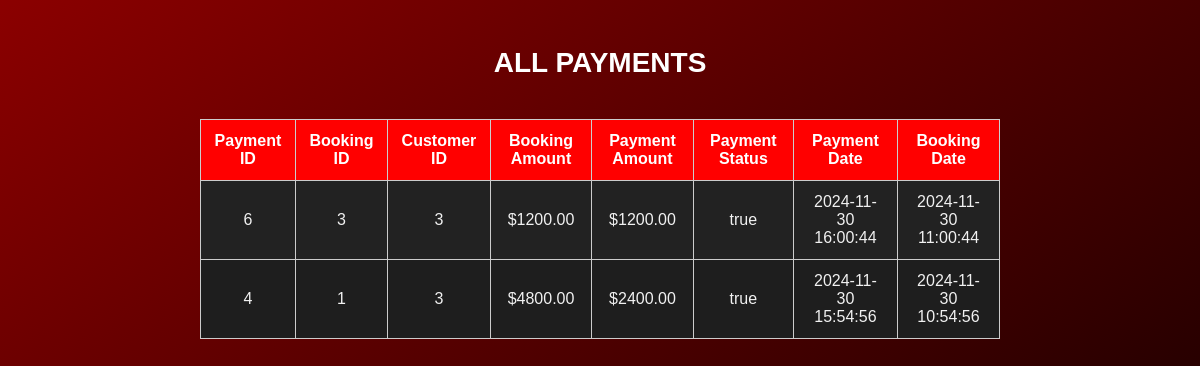
/admin/viewpayment.php, run on the app's committed database.
### tables this page shows
CREATE TABLE `booking` (
  `booking_id` int(11) NOT NULL,
  `customer_id` int(11) NOT NULL,
  `showtime_id` int(11) NOT NULL,
  `booking_date` timestamp NOT NULL DEFAULT current_timestamp(),
  `total_amount` decimal(10,2) NOT NULL COMMENT 'Total amount paid',
  `payment_id` int(11) DEFAULT NULL
);

CREATE TABLE `payment` (
  `payment_id` int(11) NOT NULL,
  `customer_id` int(11) NOT NULL,
  `total_amount` decimal(10,2) NOT NULL,
  `payment_status` varchar(50) DEFAULT 'pending',
  `payment_date` datetime DEFAULT current_timestamp()
);

### admin/viewpayment.php (the view, shortened to what this page needs)
<?php
include '../includes/db_connect.php';
$query = "SELECT p.payment_id, p.customer_id, p.customer_id, p.total_amount AS payment_amount,
                 p.payment_status, p.payment_date, b.total_amount AS booking_amount,
                 b.booking_date, b.booking_id
          FROM payment p
          JOIN booking b ON p.payment_id = b.payment_id ORDER BY p.payment_date DESC";
$result = $pdo->query($query);
?>
<!DOCTYPE html>
<html>
<head>
    <link rel="stylesheet" href="assets2/viewpayment.css">
</head>
<body>
    <h1>ALL PAYMENTS</h1>
    <table border="1">
        <tr>
            <th>Payment ID</th>
            <th>Booking ID</th>
            <th>Customer ID</th>
            <th>Booking Amount</th>
            <th>Payment Amount</th>
            <th>Payment Status</th>
            <th>Payment Date</th>
            <th>Booking Date</th>
        </tr>
        <?php while ($row = $result->fetch(PDO::FETCH_ASSOC)) { ?>
            <tr>
                <td><?php echo $row['payment_id']; ?></td>
                <td><?php echo $row['booking_id']; ?></td>
                <td><?php echo $row['customer_id']; ?></td>
                <td>$<?php echo $row['booking_amount']; ?></td>
                <td>$<?php echo $row['payment_amount']; ?></td>
                <td><?php echo $row['payment_status']; ?></td>
                <td><?php echo $row['payment_date']; ?></td>
                <td><?php echo $row['booking_date']; ?></td>
            </tr>
        <?php } ?>
    </table>
</body>
</html>

### admin/assets2/viewpayment.css (style rules this page uses)
body { font-family: 'Arial', sans-serif; background: linear-gradient(to bottom right, #8b0000, #000000); color: #f1f1f1; display: flex; flex-direction: column; align-items: center; padding: 20px; min-height: 100vh; }
h1 { font-size: 28px; color: white; margin-bottom: 20px; }
table { width: 100%; max-width: 800px; border-collapse: collapse; background-color: #1e1e1e; color: #f1f1f1; border: 1px solid #ccc; margin-top: 20px; }
table th, table td { padding: 12px; text-align: center; border: 1px solid #ccc; }
table th { background-color: #f00; color: #fff; }
table tr:nth-child(even) { background-color: #222; }

### data on the page
booking: payment.payment_id "6", booking_id "3", payment.customer_id "3", total_amount "1200.00", payment.total_amount "1200.00", payment.payment_status "true", payment.payment_date "2024-11-30 16:00:44", booking_date "2024-11-30 11:00:44"
booking: payment.payment_id "4", booking_id "1", payment.customer_id "3", total_amount "4800.00", payment.total_amount "2400.00", payment.payment_status "true", payment.payment_date "2024-11-30 15:54:56", booking_date "2024-11-30 10:54:56"
